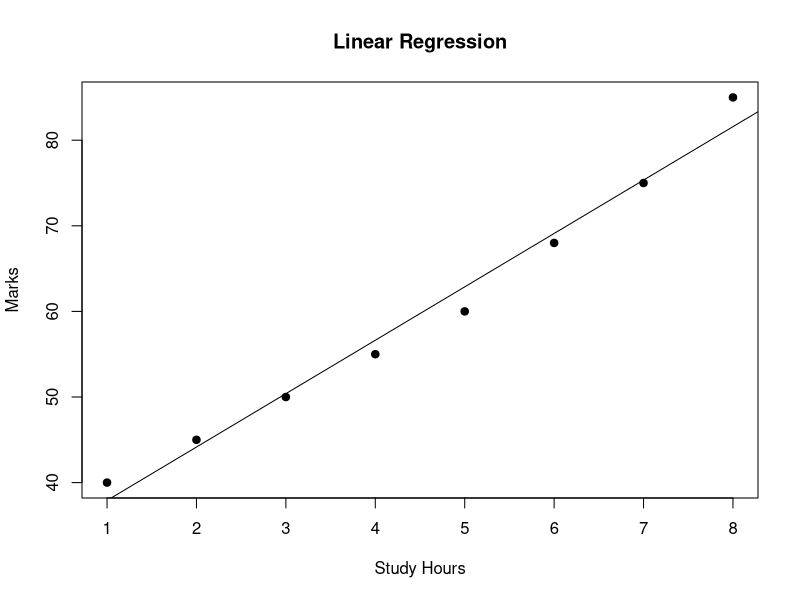

Source code (R):
# R Program for Linear Regression

# Input
study_hours <- c(1, 2, 3, 4, 5, 6, 7, 8)
marks <- c(40, 45, 50, 55, 60, 68, 75, 85)

# Create Linear Regression Model
model <- lm(marks ~ study_hours)

# Display Model Summary
print(summary(model))

# Predict Marks for 6.5 Study Hours
new_data <- data.frame(study_hours = 6.5)
prediction <- predict(model, newdata = new_data)

print(paste("Predicted Marks for 6.5 Hours:", prediction))

# Scatter Plot
plot(
  study_hours,
  marks,
  main = "Linear Regression",
  xlab = "Study Hours",
  ylab = "Marks",
  pch = 19
)

# Add Regression Line
abline(model)
